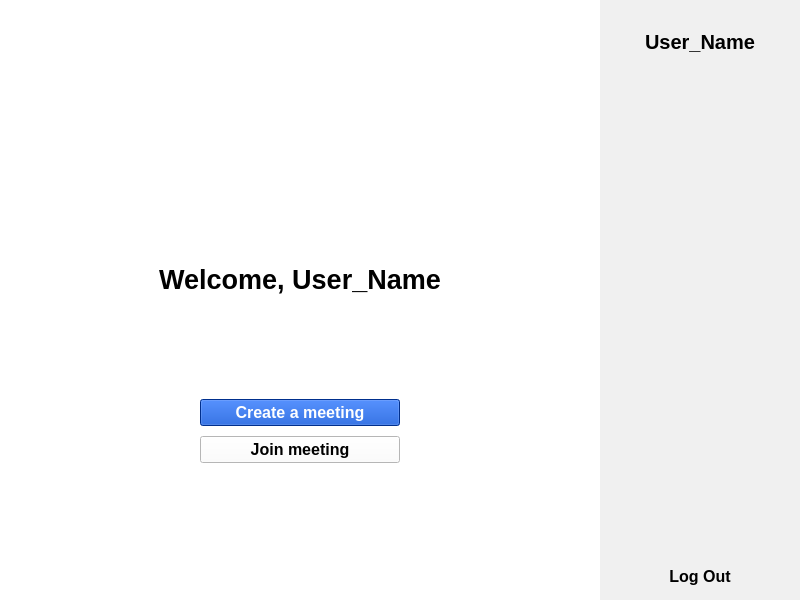
<?xml version="1.0" encoding="UTF-8"?>
<ui version="4.0">
 <class>MainWindow</class>
 <widget class="QMainWindow" name="MainWindow">
  <property name="windowModality">
   <enum>Qt::NonModal</enum>
  </property>
  <property name="geometry">
   <rect>
    <x>0</x>
    <y>0</y>
    <width>800</width>
    <height>600</height>
   </rect>
  </property>
  <property name="windowTitle">
   <string>MainWindow</string>
  </property>
  <property name="layoutDirection">
   <enum>Qt::LeftToRight</enum>
  </property>
  <property name="styleSheet">
   <string notr="true">background-color: rgb(255, 255, 255);
color: rgb(0, 0, 0);</string>
  </property>
  <widget class="QWidget" name="centralwidget">
   <layout class="QHBoxLayout" name="horizontalLayout">
    <property name="spacing">
     <number>0</number>
    </property>
    <property name="leftMargin">
     <number>0</number>
    </property>
    <property name="topMargin">
     <number>0</number>
    </property>
    <property name="rightMargin">
     <number>0</number>
    </property>
    <property name="bottomMargin">
     <number>0</number>
    </property>
    <item>
     <layout class="QVBoxLayout" name="verticalLayout">
      <property name="spacing">
       <number>10</number>
      </property>
      <property name="leftMargin">
       <number>10</number>
      </property>
      <property name="topMargin">
       <number>10</number>
      </property>
      <property name="rightMargin">
       <number>10</number>
      </property>
      <property name="bottomMargin">
       <number>10</number>
      </property>
      <item>
       <layout class="QHBoxLayout" name="horizontalLayout_2">
        <property name="spacing">
         <number>10</number>
        </property>
        <property name="leftMargin">
         <number>10</number>
        </property>
        <property name="topMargin">
         <number>10</number>
        </property>
        <property name="rightMargin">
         <number>10</number>
        </property>
        <property name="bottomMargin">
         <number>10</number>
        </property>
        <item>
         <spacer name="horizontalSpacer">
          <property name="orientation">
           <enum>Qt::Horizontal</enum>
          </property>
          <property name="sizeHint" stdset="0">
           <size>
            <width>40</width>
            <height>20</height>
           </size>
          </property>
         </spacer>
        </item>
        <item>
         <widget class="QPushButton" name="pushButton_3">
          <property name="text">
           <string/>
          </property>
          <property name="icon">
           <iconset resource="dashboard_resource.qrc">
            <normaloff>:/Icons/DashboardIcons/user.svg</normaloff>:/Icons/DashboardIcons/user.svg</iconset>
          </property>
          <property name="iconSize">
           <size>
            <width>30</width>
            <height>30</height>
           </size>
          </property>
          <property name="flat">
           <bool>true</bool>
          </property>
         </widget>
        </item>
       </layout>
      </item>
      <item>
       <spacer name="verticalSpacer_3">
        <property name="orientation">
         <enum>Qt::Vertical</enum>
        </property>
        <property name="sizeType">
         <enum>QSizePolicy::Expanding</enum>
        </property>
        <property name="sizeHint" stdset="0">
         <size>
          <width>20</width>
          <height>40</height>
         </size>
        </property>
       </spacer>
      </item>
      <item>
       <widget class="QLabel" name="label">
        <property name="sizePolicy">
         <sizepolicy hsizetype="Preferred" vsizetype="Fixed">
          <horstretch>0</horstretch>
          <verstretch>0</verstretch>
         </sizepolicy>
        </property>
        <property name="minimumSize">
         <size>
          <width>0</width>
          <height>200</height>
         </size>
        </property>
        <property name="font">
         <font>
          <pointsize>20</pointsize>
          <bold>true</bold>
         </font>
        </property>
        <property name="text">
         <string>Welcome, User_Name</string>
        </property>
        <property name="alignment">
         <set>Qt::AlignCenter</set>
        </property>
       </widget>
      </item>
      <item>
       <layout class="QHBoxLayout" name="horizontalLayout_3">
        <item>
         <spacer name="horizontalSpacer_2">
          <property name="orientation">
           <enum>Qt::Horizontal</enum>
          </property>
          <property name="sizeType">
           <enum>QSizePolicy::Expanding</enum>
          </property>
          <property name="sizeHint" stdset="0">
           <size>
            <width>100</width>
            <height>20</height>
           </size>
          </property>
         </spacer>
        </item>
        <item>
         <layout class="QVBoxLayout" name="verticalLayout_3">
          <property name="spacing">
           <number>10</number>
          </property>
          <property name="leftMargin">
           <number>10</number>
          </property>
          <property name="topMargin">
           <number>10</number>
          </property>
          <property name="rightMargin">
           <number>10</number>
          </property>
          <property name="bottomMargin">
           <number>10</number>
          </property>
          <item>
           <widget class="QPushButton" name="pushButton">
            <property name="sizePolicy">
             <sizepolicy hsizetype="Fixed" vsizetype="Fixed">
              <horstretch>0</horstretch>
              <verstretch>0</verstretch>
             </sizepolicy>
            </property>
            <property name="minimumSize">
             <size>
              <width>200</width>
              <height>0</height>
             </size>
            </property>
            <property name="font">
             <font>
              <pointsize>12</pointsize>
              <bold>true</bold>
             </font>
            </property>
            <property name="styleSheet">
             <string notr="true">background-color: rgb(0, 66, 197);
color: rgb(255, 255, 255);</string>
            </property>
            <property name="text">
             <string>Create a meeting</string>
            </property>
           </widget>
          </item>
          <item>
           <widget class="QPushButton" name="pushButton_2">
            <property name="sizePolicy">
             <sizepolicy hsizetype="Fixed" vsizetype="Fixed">
              <horstretch>0</horstretch>
              <verstretch>0</verstretch>
             </sizepolicy>
            </property>
            <property name="minimumSize">
             <size>
              <width>200</width>
              <height>0</height>
             </size>
            </property>
            <property name="font">
             <font>
              <pointsize>12</pointsize>
              <bold>true</bold>
             </font>
            </property>
            <property name="text">
             <string>Join meeting</string>
            </property>
           </widget>
          </item>
         </layout>
        </item>
        <item>
         <spacer name="horizontalSpacer_3">
          <property name="orientation">
           <enum>Qt::Horizontal</enum>
          </property>
          <property name="sizeType">
           <enum>QSizePolicy::Expanding</enum>
          </property>
          <property name="sizeHint" stdset="0">
           <size>
            <width>100</width>
            <height>20</height>
           </size>
          </property>
         </spacer>
        </item>
       </layout>
      </item>
      <item>
       <spacer name="verticalSpacer">
        <property name="orientation">
         <enum>Qt::Vertical</enum>
        </property>
        <property name="sizeHint" stdset="0">
         <size>
          <width>20</width>
          <height>40</height>
         </size>
        </property>
       </spacer>
      </item>
     </layout>
    </item>
    <item>
     <widget class="QWidget" name="user_menu_container" native="true">
      <property name="sizePolicy">
       <sizepolicy hsizetype="Fixed" vsizetype="Preferred">
        <horstretch>0</horstretch>
        <verstretch>0</verstretch>
       </sizepolicy>
      </property>
      <property name="minimumSize">
       <size>
        <width>200</width>
        <height>0</height>
       </size>
      </property>
      <property name="styleSheet">
       <string notr="true">background-color: rgb(240, 240, 240);</string>
      </property>
      <layout class="QVBoxLayout" name="verticalLayout_4">
       <property name="spacing">
        <number>10</number>
       </property>
       <property name="leftMargin">
        <number>10</number>
       </property>
       <property name="topMargin">
        <number>10</number>
       </property>
       <property name="rightMargin">
        <number>10</number>
       </property>
       <property name="bottomMargin">
        <number>10</number>
       </property>
       <item>
        <spacer name="verticalSpacer_4">
         <property name="orientation">
          <enum>Qt::Vertical</enum>
         </property>
         <property name="sizeType">
          <enum>QSizePolicy::Minimum</enum>
         </property>
         <property name="sizeHint" stdset="0">
          <size>
           <width>20</width>
           <height>20</height>
          </size>
         </property>
        </spacer>
       </item>
       <item>
        <widget class="QLabel" name="label_2">
         <property name="font">
          <font>
           <pointsize>15</pointsize>
           <bold>true</bold>
          </font>
         </property>
         <property name="text">
          <string>User_Name</string>
         </property>
         <property name="alignment">
          <set>Qt::AlignCenter</set>
         </property>
        </widget>
       </item>
       <item>
        <spacer name="verticalSpacer_2">
         <property name="orientation">
          <enum>Qt::Vertical</enum>
         </property>
         <property name="sizeType">
          <enum>QSizePolicy::Expanding</enum>
         </property>
         <property name="sizeHint" stdset="0">
          <size>
           <width>20</width>
           <height>470</height>
          </size>
         </property>
        </spacer>
       </item>
       <item>
        <widget class="QPushButton" name="pushButton_4">
         <property name="font">
          <font>
           <pointsize>12</pointsize>
           <bold>true</bold>
          </font>
         </property>
         <property name="text">
          <string>Log Out</string>
         </property>
         <property name="icon">
          <iconset resource="dashboard_resource.qrc">
           <normaloff>:/Icons/DashboardIcons/log-out.svg</normaloff>:/Icons/DashboardIcons/log-out.svg</iconset>
         </property>
         <property name="iconSize">
          <size>
           <width>20</width>
           <height>20</height>
          </size>
         </property>
         <property name="flat">
          <bool>true</bool>
         </property>
        </widget>
       </item>
      </layout>
     </widget>
    </item>
   </layout>
  </widget>
 </widget>
 <resources>
  <include location="dashboard_resource.qrc"/>
 </resources>
 <connections/>
</ui>
